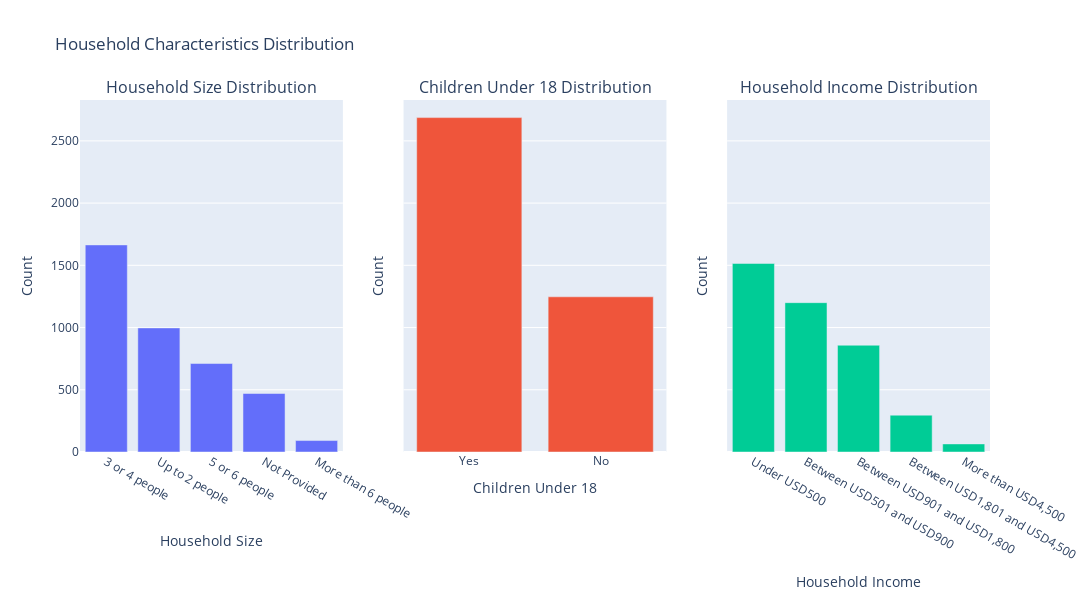

Notebook code for this chart:
### Code cell
fig5 = make_subplots(rows=1, cols=3, shared_yaxes=True, subplot_titles=(
    'Household Size Distribution', 
    'Children Under 18 Distribution', 
    'Household Income Distribution'
))

# Add bar plot for Household Size
fig5.add_trace(
    go.Bar(
        x=df['Household_Size'].value_counts().index, 
        y=df['Household_Size'].value_counts().values, 
        name='Household Size'
    ), 
    row=1, col=1
)

# Add bar plot for Children Under 18
fig5.add_trace(
    go.Bar(
        x=df['Children_Under_18'].value_counts().index, 
        y=df['Children_Under_18'].value_counts().values, 
        name='Children Under 18'
    ), 
    row=1, col=2
)

# Add bar plot for Household Income
fig5.add_trace(
    go.Bar(
        x=df['Total_Household_Income'].value_counts().index, 
        y=df['Total_Household_Income'].value_counts().values, 
        name='Household Income'
    ), 
    row=1, col=3
)

# Update layout
fig5.update_layout(
    height=600, 
    width=1200, 
    title_text="Household Characteristics Distribution", 
    showlegend=False
)

# Update y-axis title
fig5.update_yaxes(title_text="Count", row=1, col=1)
fig5.update_yaxes(title_text="Count", row=1, col=2)
fig5.update_yaxes(title_text="Count", row=1, col=3)

# Update x-axis titles
fig5.update_xaxes(title_text="Household Size", row=1, col=1)
fig5.update_xaxes(title_text="Children Under 18", row=1, col=2)
fig5.update_xaxes(title_text="Household Income", row=1, col=3)

# Show the plot
fig5.show()

### Figure 1 — Plotly figure (JSON) as saved in the notebook; plotly's stock layout.template omitted (floating-point values rounded to 4 significant figures)
{"data": [{"name": "Household Size", "type": "bar", "x": ["3 or 4 people", "Up to 2 people", "5 or 6 people", "Not Provided", "More than 6 people"], "xaxis": "x", "y": [1664, 997, 711, 470, 92], "yaxis": "y"}, {"name": "Children Under 18", "type": "bar", "x": ["Yes", "No"], "xaxis": "x2", "y": [2687, 1247], "yaxis": "y2"}, {"name": "Household Income", "type": "bar", "x": ["Under USD500", "Between USD501 and USD900", "Between USD901 and USD1,800", "Between USD1,801 and USD4,500", "More than USD4,500"], "xaxis": "x3", "y": [1515, 1200, 858, 296, 65], "yaxis": "y3"}], "layout": {"annotations": [{"font": {"size": 16}, "showarrow": false, "text": "Household Size Distribution", "x": 0.1444, "xanchor": "center", "xref": "paper", "y": 1, "yanchor": "bottom", "yref": "paper"}, {"font": {"size": 16}, "showarrow": false, "text": "Children Under 18 Distribution", "x": 0.5, "xanchor": "center", "xref": "paper", "y": 1, "yanchor": "bottom", "yref": "paper"}, {"font": {"size": 16}, "showarrow": false, "text": "Household Income Distribution", "x": 0.8556, "xanchor": "center", "xref": "paper", "y": 1, "yanchor": "bottom", "yref": "paper"}], "height": 600, "showlegend": false, "title": {"text": "Household Characteristics Distribution"}, "width": 1200, "xaxis": {"anchor": "y", "domain": [0, 0.2889], "title": {"text": "Household Size"}}, "xaxis2": {"anchor": "y2", "domain": [0.3556, 0.6444], "title": {"text": "Children Under 18"}}, "xaxis3": {"anchor": "y3", "domain": [0.7111, 1], "title": {"text": "Household Income"}}, "yaxis": {"anchor": "x", "domain": [0, 1], "title": {"text": "Count"}}, "yaxis2": {"anchor": "x2", "domain": [0, 1], "matches": "y", "showticklabels": false, "title": {"text": "Count"}}, "yaxis3": {"anchor": "x3", "domain": [0, 1], "matches": "y", "showticklabels": false, "title": {"text": "Count"}}}}
